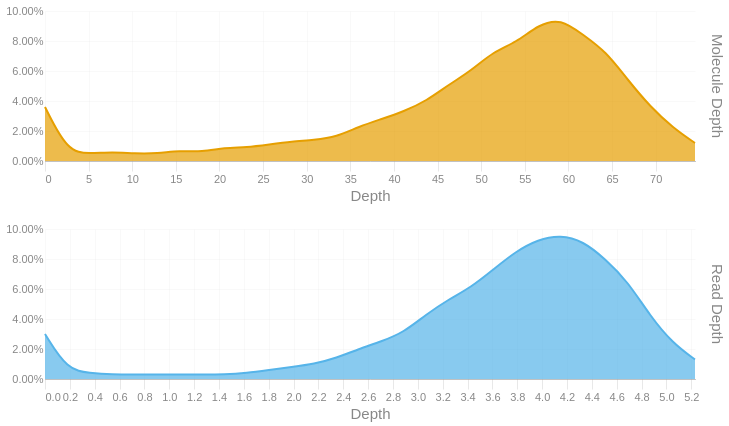

The cell this chart's notebook holds for it:
### Code cell
readdep = depth_hist(tb['Read Depth'], q99, 3)
readdep = readdep.with_columns(pl.lit('Read Depth').alias('Metric'))
if not SKIPLR:
    moldep = depth_hist(tb['Molecule Depth'], mol_q99, 1)
    moldep = moldep.with_columns(pl.lit('Molecule Depth').alias('Metric'))
    _hist = pl.concat([readdep, moldep])
    _hist = _hist.filter(pl.col('Proportion') != 0)
    with SafeRender(_hist):
        (
            alt.Chart(_hist)        
            .mark_area(interpolate = "basis")
            .encode(
                x=alt.X('Bin:Q').scale(domainMin=0).axis(alt.Axis(title='Depth')),
                y = alt.Y('Proportion:Q', title = None).axis(format = '.2%'),
                color = alt.Color('Metric:N').legend(None),
                row = alt.Row("Metric:N").header(title = None, labelOrient = 'right'),
                tooltip = [
                    alt.Tooltip("Metric:N", title = "Metric"),
                    alt.Tooltip('Interval:N', title = "Depth Interval"),
                    alt.Tooltip('Proportion:Q', title = "% Alignments").format('.2%')
                ]
            )
            .resolve_scale(x='independent', y='independent')
            .properties(
                height = 150, width = 650,
                usermeta={'embedOptions': {'downloadFileName': f'{samplename}.depth.hist'}}
            )
        ).display()
else:
    readdep = readdep.filter(pl.col('Proportion') != 0)
    with SafeRender(readdep):
        (
            alt.Chart(readdep)        
            .mark_area(interpolate = "basis")
            .encode(
                x=alt.X('Bin:Q').scale(domainMin=0).axis(alt.Axis(title='Depth')),
                y = alt.Y('Proportion:Q', title = None).axis(format = '.2%'),
                tooltip = [
                    alt.Tooltip('Interval:N', title = "Depth Interval"),
                    alt.Tooltip('Proportion:Q', title = "% Alignments").format('.2%')
                ]
            )
            .properties(
                usermeta={'embedOptions': {'downloadFileName': f'{samplename}.depth.hist'}}
            )
        ).display()

### Figure 1 — Vega-Lite specification as saved in the notebook (floating-point values rounded to 4 significant figures)
{"width": 650, "height": 150, "config": {"title": {"anchor": "start", "dy": -15, "fontSize": 18, "color": "#888888", "subtitleColor": "#888888", "subtitleFontSize": 14}, "arc": {"fill": "#0072B2"}, "axis": {"domainColor": "#888888", "domainWidth": 0.5, "gridWidth": 0.2, "grid": false, "titleFontWeight": 400, "titleFontSize": 15, "labelFontSize": 11, "labelColor": "#888888", "tickColor": "#888888", "tickWidth": 0.2, "titleColor": "#888888"}, "axisBand": {"grid": false}, "axisX": {"grid": true, "tickSize": 10, "domainCap": "round"}, "axisY": {"domain": false, "grid": true, "tickSize": 0, "domainCap": "round"}, "background": "transparent", "header": {"labelFontSize": 15, "labelColor": "#888888", "titleFontSize": 15, "titleFontWeight": 600, "titleColor": "#888888"}, "legend": {"labelFont": "sans-serif", "labelFontSize": 12, "labelColor": "#888888", "symbolSize": 100, "symbolType": "circle", "titleFontSize": 12, "titlePadding": 10, "titleColor": "#888888", "title": null}, "range": {"category": ["#E69F00", "#56B4E9", "#009E73", "#F0E442", "#0072B2", "#D55E00", "#CC79A7", "#000000"], "diverging": ["#cfe8f3", "#a2d4ec", "#73bfe2", "#46abdb", "#1696d2", "#12719e"]}, "area": {"fill": "#0072B2", "fillOpacity": 0.7, "line": true, "strokeOpacity": 0.7}, "line": {"color": "#0072B2", "stroke": "#0072B2", "strokeWidth": 2}, "trail": {"color": "#0072B2", "stroke": "#0072B2", "strokeWidth": 0, "size": 1}, "point": {"filled": true, "fillOpacity": 1.0, "size": 95}, "text": {"color": "#888888", "fontSize": 11, "align": "right", "fontWeight": 400, "size": 11}, "bar": {"fill": "#0072B2", "stroke": null}, "view": {"stroke": null, "continuousWidth": 660, "continuousHeight": 400}}, "data": {"name": "data-f4156731a99254f15bd6e57543fdecf2"}, "mark": {"type": "area", "interpolate": "basis"}, "encoding": {"color": {"field": "Metric", "legend": null, "type": "nominal"}, "row": {"field": "Metric", "header": {"title": null, "labelOrient": "right"}, "type": "nominal"}, "tooltip": [{"field": "Metric", "title": "Metric", "type": "nominal"}, {"field": "Interval", "title": "Depth Interval", "type": "nominal"}, {"field": "Proportion", "format": ".2%", "title": "% Alignments", "type": "quantitative"}], "x": {"axis": {"title": "Depth"}, "field": "Bin", "scale": {"domainMin": 0}, "type": "quantitative"}, "y": {"axis": {"format": ".2%"}, "field": "Proportion", "title": null, "type": "quantitative"}}, "resolve": {"scale": {"x": "independent", "y": "independent"}}, "usermeta": {"embedOptions": {"downloadFileName": "S6_LaHave_3615.depth.hist"}}, "$schema": "https://vega.github.io/schema/vega-lite/v6.1.0.json", "datasets": {"data-f4156731a99254f15bd6e57543fdecf2": [{"Bin": 0.0, "Interval": "0.0-0.18", "Proportion": 0.03, "Metric": "Read Depth"}, {"Bin": 0.18, "Interval": "0.18-0.361", "Proportion": 0.006, "Metric": "Read Depth"}, {"Bin": 0.361, "Interval": "0.361-0.541", "Proportion": 0.004, "Metric": "Read Depth"}, {"Bin": 0.541, "Interval": "0.541-0.721", "Proportion": 0.003, "Metric": "Read Depth"}, {"Bin": 0.721, "Interval": "0.721-0.902", "Proportion": 0.003, "Metric": "Read Depth"}, {"Bin": 0.902, "Interval": "0.902-1.082", "Proportion": 0.003, "Metric": "Read Depth"}, {"Bin": 1.082, "Interval": "1.082-1.262", "Proportion": 0.003, "Metric": "Read Depth"}, {"Bin": 1.262, "Interval": "1.262-1.443", "Proportion": 0.003, "Metric": "Read Depth"}, {"Bin": 1.443, "Interval": "1.443-1.623", "Proportion": 0.003, "Metric": "Read Depth"}, {"Bin": 1.623, "Interval": "1.623-1.803", "Proportion": 0.004, "Metric": "Read Depth"}, {"Bin": 1.803, "Interval": "1.803-1.984", "Proportion": 0.006, "Metric": "Read Depth"}, {"Bin": 1.984, "Interval": "1.984-2.164", "Proportion": 0.008, "Metric": "Read Depth"}, {"Bin": 2.164, "Interval": "2.164-2.344", "Proportion": 0.01, "Metric": "Read Depth"}, {"Bin": 2.344, "Interval": "2.344-2.525", "Proportion": 0.014, "Metric": "Read Depth"}, {"Bin": 2.525, "Interval": "2.525-2.705", "Proportion": 0.02, "Metric": "Read Depth"}, {"Bin": 2.705, "Interval": "2.705-2.885", "Proportion": 0.025, "Metric": "Read Depth"}, {"Bin": 2.885, "Interval": "2.885-3.066", "Proportion": 0.031, "Metric": "Read Depth"}, {"Bin": 3.066, "Interval": "3.066-3.246", "Proportion": 0.043, "Metric": "Read Depth"}, {"Bin": 3.246, "Interval": "3.246-3.426", "Proportion": 0.053, "Metric": "Read Depth"}, {"Bin": 3.426, "Interval": "3.426-3.607", "Proportion": 0.061, "Metric": "Read Depth"}, {"Bin": 3.607, "Interval": "3.607-3.787", "Proportion": 0.073, "Metric": "Read Depth"}, {"Bin": 3.787, "Interval": "3.787-3.967", "Proportion": 0.085, "Metric": "Read Depth"}, {"Bin": 3.967, "Interval": "3.967-4.148", "Proportion": 0.093, "Metric": "Read Depth"}, {"Bin": 4.148, "Interval": "4.148-4.328", "Proportion": 0.096, "Metric": "Read Depth"}, {"Bin": 4.328, "Interval": "4.328-4.508", "Proportion": 0.092, "Metric": "Read Depth"}, {"Bin": 4.508, "Interval": "4.508-4.689", "Proportion": 0.08, "Metric": "Read Depth"}, {"Bin": 4.689, "Interval": "4.689-4.869", "Proportion": 0.065, "Metric": "Read Depth"}, {"Bin": 4.869, "Interval": "4.869-5.049", "Proportion": 0.042, "Metric": "Read Depth"}, {"Bin": 5.049, "Interval": "5.049-5.23", "Proportion": 0.024, "Metric": "Read Depth"}, {"Bin": 5.23, "Interval": "5.23-5.41", "Proportion": 0.013, "Metric": "Read Depth"}, {"Bin": 0.0, "Interval": "0.0-2.6", "Proportion": 0.036, "Metric": "Molecule Depth"}, {"Bin": 2.6, "Interval": "2.6-5.1", "Proportion": 0.006, "Metric": "Molecule Depth"}, {"Bin": 5.1, "Interval": "5.1-7.7", "Proportion": 0.005, "Metric": "Molecule Depth"}, {"Bin": 7.7, "Interval": "7.7-10.3", "Proportion": 0.006, "Metric": "Molecule Depth"}, {"Bin": 10.3, "Interval": "10.3-12.9", "Proportion": 0.005, "Metric": "Molecule Depth"}, {"Bin": 12.9, "Interval": "12.9-15.4", "Proportion": 0.005, "Metric": "Molecule Depth"}, {"Bin": 15.4, "Interval": "15.4-18.0", "Proportion": 0.007, "Metric": "Molecule Depth"}, {"Bin": 18.0, "Interval": "18.0-20.6", "Proportion": 0.006, "Metric": "Molecule Depth"}, {"Bin": 20.6, "Interval": "20.6-23.1", "Proportion": 0.009, "Metric": "Molecule Depth"}, {"Bin": 23.1, "Interval": "23.1-25.7", "Proportion": 0.009, "Metric": "Molecule Depth"}, {"Bin": 25.7, "Interval": "25.7-28.3", "Proportion": 0.011, "Metric": "Molecule Depth"}, {"Bin": 28.3, "Interval": "28.3-30.8", "Proportion": 0.013, "Metric": "Molecule Depth"}, {"Bin": 30.8, "Interval": "30.8-33.4", "Proportion": 0.014, "Metric": "Molecule Depth"}, {"Bin": 33.4, "Interval": "33.4-36.0", "Proportion": 0.016, "Metric": "Molecule Depth"}, {"Bin": 36.0, "Interval": "36.0-38.6", "Proportion": 0.023, "Metric": "Molecule Depth"}, {"Bin": 38.6, "Interval": "38.6-41.1", "Proportion": 0.028, "Metric": "Molecule Depth"}, {"Bin": 41.1, "Interval": "41.1-43.7", "Proportion": 0.033, "Metric": "Molecule Depth"}, {"Bin": 43.7, "Interval": "43.7-46.3", "Proportion": 0.04, "Metric": "Molecule Depth"}, {"Bin": 46.3, "Interval": "46.3-48.8", "Proportion": 0.051, "Metric": "Molecule Depth"}, {"Bin": 48.8, "Interval": "48.8-51.4", "Proportion": 0.06, "Metric": "Molecule Depth"}, {"Bin": 51.4, "Interval": "51.4-54.0", "Proportion": 0.073, "Metric": "Molecule Depth"}, {"Bin": 54.0, "Interval": "54.0-56.6", "Proportion": 0.079, "Metric": "Molecule Depth"}, {"Bin": 56.6, "Interval": "56.6-59.1", "Proportion": 0.091, "Metric": "Molecule Depth"}, {"Bin": 59.1, "Interval": "59.1-61.7", "Proportion": 0.095, "Metric": "Molecule Depth"}, {"Bin": 61.7, "Interval": "61.7-64.3", "Proportion": 0.084, "Metric": "Molecule Depth"}, {"Bin": 64.3, "Interval": "64.3-66.8", "Proportion": 0.073, "Metric": "Molecule Depth"}, {"Bin": 66.8, "Interval": "66.8-69.4", "Proportion": 0.054, "Metric": "Molecule Depth"}, {"Bin": 69.4, "Interval": "69.4-72.0", "Proportion": 0.036, "Metric": "Molecule Depth"}, {"Bin": 72.0, "Interval": "72.0-74.5", "Proportion": 0.022, "Metric": "Molecule Depth"}, {"Bin": 74.5, "Interval": "74.5-77.12", "Proportion": 0.012, "Metric": "Molecule Depth"}]}}
